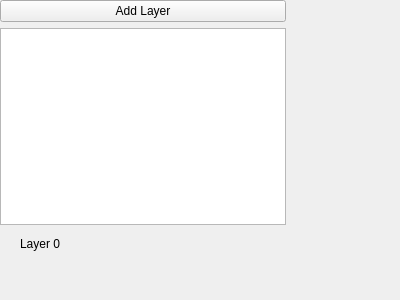
<?xml version="1.0" encoding="UTF-8"?>
<ui version="4.0">
 <class>addlayer</class>
 <widget class="QWidget" name="addlayer">
  <property name="geometry">
   <rect>
    <x>0</x>
    <y>0</y>
    <width>400</width>
    <height>300</height>
   </rect>
  </property>
  <property name="windowTitle">
   <string>Form</string>
  </property>
  <widget class="QWidget" name="layoutWidget">
   <property name="geometry">
    <rect>
     <x>0</x>
     <y>0</y>
     <width>286</width>
     <height>225</height>
    </rect>
   </property>
   <layout class="QVBoxLayout" name="verticalLayout">
    <item>
     <layout class="QHBoxLayout" name="horizontalLayout">
      <item>
       <widget class="QPushButton" name="chooseBtn">
        <property name="text">
         <string>Add Layer</string>
        </property>
       </widget>
      </item>
     </layout>
    </item>
    <item>
     <widget class="QListWidget" name="listWidget"/>
    </item>
   </layout>
  </widget>
  <widget class="QLabel" name="label">
   <property name="geometry">
    <rect>
     <x>20</x>
     <y>230</y>
     <width>138</width>
     <height>28</height>
    </rect>
   </property>
   <property name="text">
    <string>Layer 0</string>
   </property>
  </widget>
 </widget>
 <resources/>
 <connections/>
</ui>
